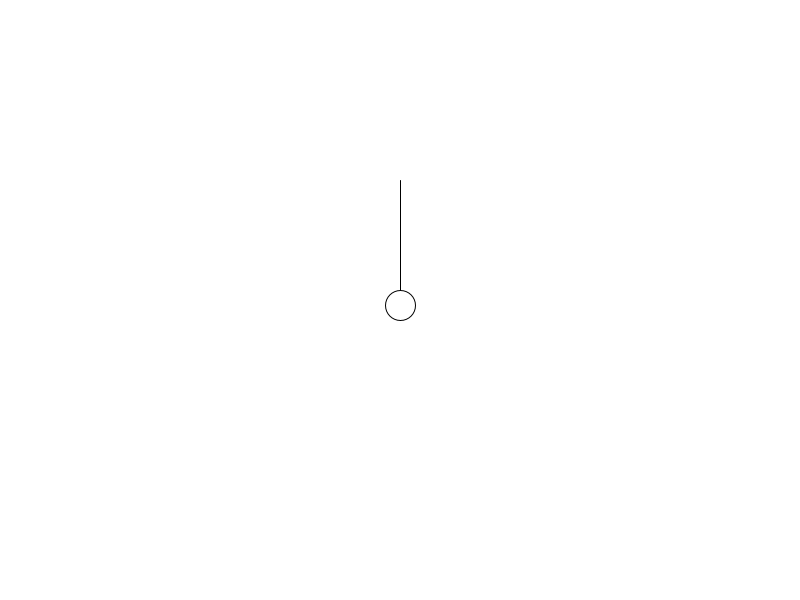
Frame 1 (no input)
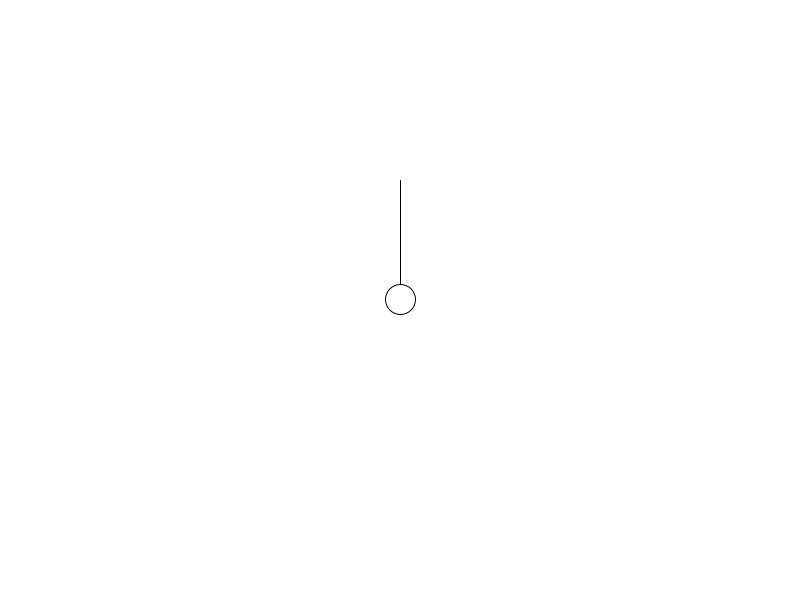
Frame 60 (the mouse pressed at the canvas centre just before this capture)
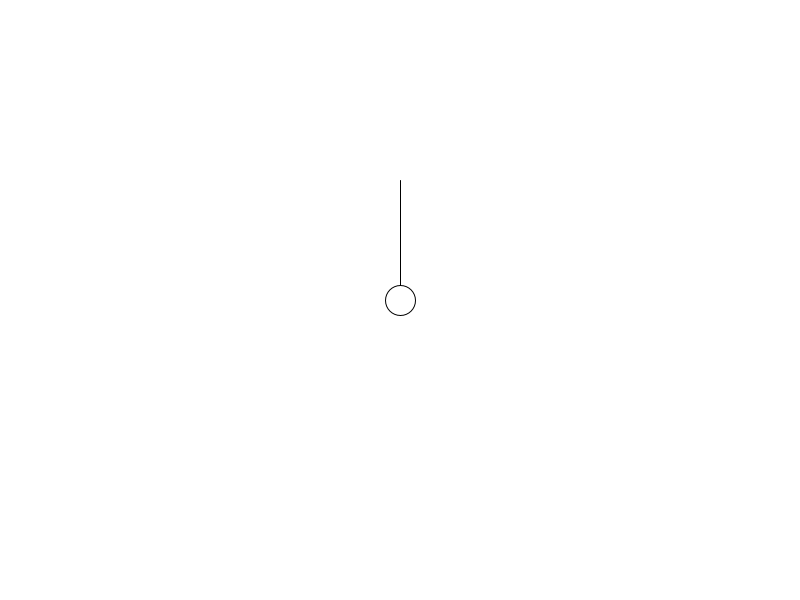
Frame 120 (the mouse held since frame 60 and released just before this capture)

The Processing sketch that drew these frames (run headless with seeded random() and noise(); from frame 60 on, the mouse is pressed at the canvas centre):

// Processing sketch: ampli
// ── ampli.pde

void setup(){
size(800,600);
background(255);

}

void draw(){
  background(255);
float amplitude = 100;
float period = 120;
translate(width/2, height/2);
float x = amplitude * cos(TWO_PI * frameCount /period);
float y = amplitude * sin(TWO_PI * frameCount /period);

line(0,-120,0,y);

ellipse(0, y, 30,30);
}
